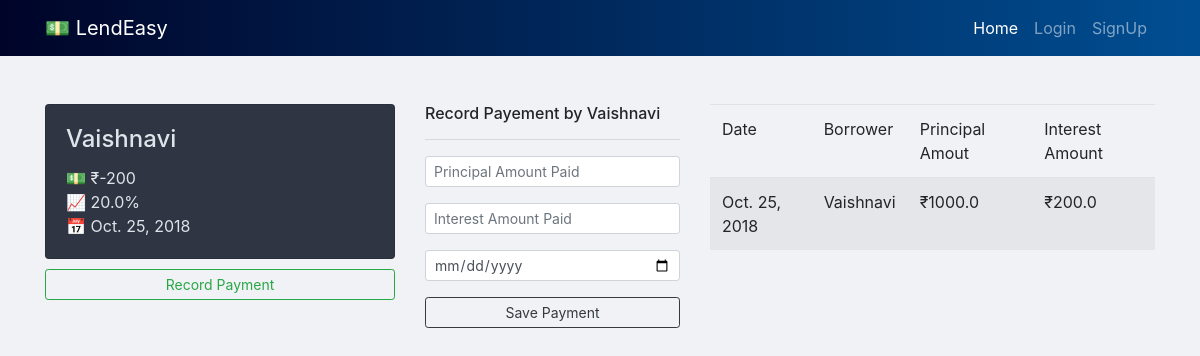
Page /history/3/ on the committed database.
### transact/models.py (models this page shows, shortened)
class Borrower(models.Model):
    name = models.CharField(max_length=20)
    phone = models.CharField(max_length=20)
    amount = models.IntegerField(blank=True, null=True)
    interest = models.FloatField(blank=True, null=True)
    duration = models.IntegerField(blank=True, null=True)
    terms = models.CharField(max_length=10, blank=True, null=True)
    date = models.DateTimeField(blank=True, null=True)
    lender = models.ForeignKey(User, on_delete=models.CASCADE, null=True)
    intamt = models.FloatField(blank=True, null=True)

class Payments(models.Model):
    borrower = models.ForeignKey(Borrower, on_delete=models.CASCADE)
    principal_amt = models.FloatField(default=0.0)
    interest_amt = models.FloatField(default=0.0)
    timestamp = models.DateField()

### transact/views.py (the view)
# urls.py: path('history/<int:borid>/',history,name='history')
def history(request,borid):
	borrower = Borrower.objects.get(pk=borid)
	history = Payments.objects.filter(borrower=borrower)
	return render(request,"history.html",{"history":history, "borrower":borrower})

### templates/history.html (shortened to what this page needs)
{% extends 'base.html' %}
{% block body %}
	<div class="container">
		<div class="row">
			<div class="col-md-4">
				<div class="card floater" style="display: inline-block; width:100%">
					<div class="card-body">
						<h4 class="card-title">{{borrower.name}}</h4>
						<p class="card-text">💵 ₹{{borrower.amount}}<br>📈 {{borrower.interest}}%<br>📅 {{borrower.date|date}}</p>
					</div>
				</div>
				<a href="/paid/{{borrower.id}}/" class="btn btn-sm btn-outline-success" style="width:100%">Record Payment</a>
			</div>
			<div class="col-md-3">
				<h6>Record Payement by {{borrower.name}}</h6>
				<hr>
				<form action="/paid/{{borrower.id}}/" method="POST">
					<div class="form-group">
						<input class="form-control form-control-sm" type="number" name="pamount" placeholder="Principal Amount Paid">
					</div>
					<div class="form-group">
						<input class="form-control form-control-sm" type="number" name="iamount" placeholder="Interest Amount Paid">
					</div>
					<div class="form-group">
						<input class="form-control form-control-sm" type="date" name="date">
					</div>
					<button class="btn btn-sm btn-outline-dark" type="submit" style="width:100%">Save Payment</button>
				</form>
			</div>
			<div class="col-md-5">
				<table class="table table-striped">
					<thead>
						<tr>
							<td>Date</td>
							<td>Borrower</td>
							<td>Principal Amout</td>
							<td>Interest Amount</td>
						</tr>
					</thead>
					<tbody>
						{% for payment in history %}
							<tr>
								<td>{{payment.timestamp}}</td>
								<td>{{payment.borrower.name}}</td>
								<td>₹{{payment.principal_amt}}</td>
								<td>₹{{payment.interest_amt}}</td>
							</tr>
						{% endfor %}
					</tbody>
				</table>
			</div>
		</div>
	</div>
{% endblock %}

### templates/history.html (style rules this page uses)
.floater { background-color: #2f3542; color: #dfe4ea; margin-right: 10px; margin-bottom: 10px; }

### rows in the picture
Borrower: name "Vaishnavi", amount "-200", interest "20.0", date "Oct. 25, 2018"
Payments: timestamp "Oct. 25, 2018", borrower.name "Vaishnavi", principal_amt "1000.0", interest_amt "200.0"
